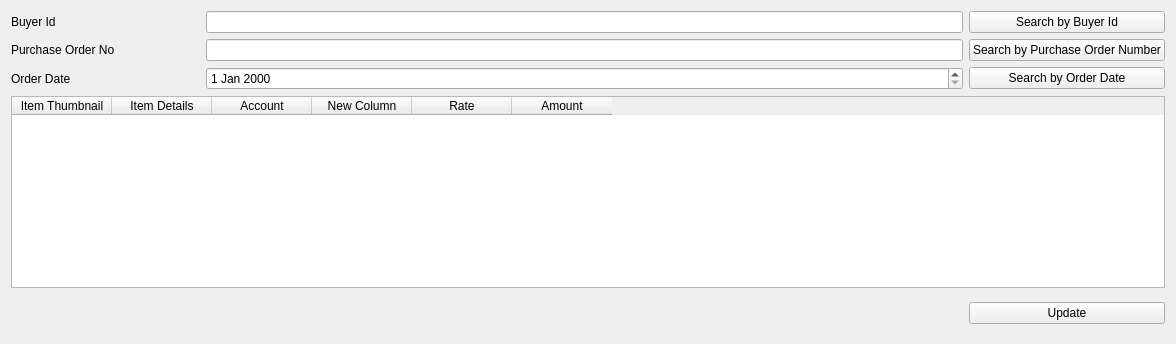
                   <widget class="QWidget" name="tab_3">
                    <attribute name="icon">
                     <iconset>
                      <normaloff>../../../../../fontawesome-free-5.9.0-desktop/svgs/solid/pen.svg</normaloff>../../../../../fontawesome-free-5.9.0-desktop/svgs/solid/pen.svg</iconset>
                    </attribute>
                    <attribute name="title">
                     <string>Update</string>
                    </attribute>
                    <layout class="QGridLayout" name="gridLayout_14" columnstretch="1,4,1">
                     <item row="0" column="0">
                      <widget class="QLabel" name="label_24">
                       <property name="text">
                        <string>Buyer Id</string>
                       </property>
                      </widget>
                     </item>
                     <item row="0" column="1">
                      <widget class="QLineEdit" name="lineEdit_10"/>
                     </item>
                     <item row="0" column="2">
                      <widget class="QPushButton" name="pushButton_10">
                       <property name="text">
                        <string>Search by Buyer Id</string>
                       </property>
                      </widget>
                     </item>
                     <item row="1" column="0">
                      <widget class="QLabel" name="label_25">
                       <property name="text">
                        <string>Purchase Order No</string>
                       </property>
                      </widget>
                     </item>
                     <item row="1" column="1">
                      <widget class="QLineEdit" name="lineEdit_9"/>
                     </item>
                     <item row="1" column="2">
                      <widget class="QPushButton" name="pushButton_9">
                       <property name="text">
                        <string>Search by Purchase Order Number</string>
                       </property>
                      </widget>
                     </item>
                     <item row="2" column="0">
                      <widget class="QLabel" name="label_26">
                       <property name="text">
                        <string>Order Date</string>
                       </property>
                      </widget>
                     </item>
                     <item row="2" column="1">
                      <widget class="QDateEdit" name="dateEdit_5"/>
                     </item>
                     <item row="2" column="2">
                      <widget class="QPushButton" name="pushButton_7">
                       <property name="text">
                        <string>Search by Order Date</string>
                       </property>
                      </widget>
                     </item>
                     <item row="3" column="0" colspan="3">
                      <widget class="QTableWidget" name="tableWidget_4">
                       <column>
                        <property name="text">
                         <string>Item Thumbnail</string>
                        </property>
                       </column>
                       <column>
                        <property name="text">
                         <string>Item Details</string>
                        </property>
                       </column>
                       <column>
                        <property name="text">
                         <string>Account</string>
                        </property>
                       </column>
                       <column>
                        <property name="text">
                         <string>New Column</string>
                        </property>
                       </column>
                       <column>
                        <property name="text">
                         <string>Rate</string>
                        </property>
                       </column>
                       <column>
                        <property name="text">
                         <string>Amount</string>
                        </property>
                       </column>
                      </widget>
                     </item>
                     <item row="4" column="2">
                      <widget class="QPushButton" name="pushButton_8">
                       <property name="text">
                        <string>Update</string>
                       </property>
                       <property name="icon">
                        <iconset>
                         <normaloff>../../../../../fontawesome-free-5.9.0-desktop/svgs/solid/pen.svg</normaloff>../../../../../fontawesome-free-5.9.0-desktop/svgs/solid/pen.svg</iconset>
                       </property>
                      </widget>
                     </item>
                     <item row="4" column="0" colspan="2">
                      <spacer name="horizontalSpacer_6">
                       <property name="orientation">
                        <enum>Qt::Horizontal</enum>
                       </property>
                       <property name="sizeHint" stdset="0">
                        <size>
                         <width>952</width>
                         <height>39</height>
                        </size>
                       </property>
                      </spacer>
                     </item>
                    </layout>
                   </widget>
